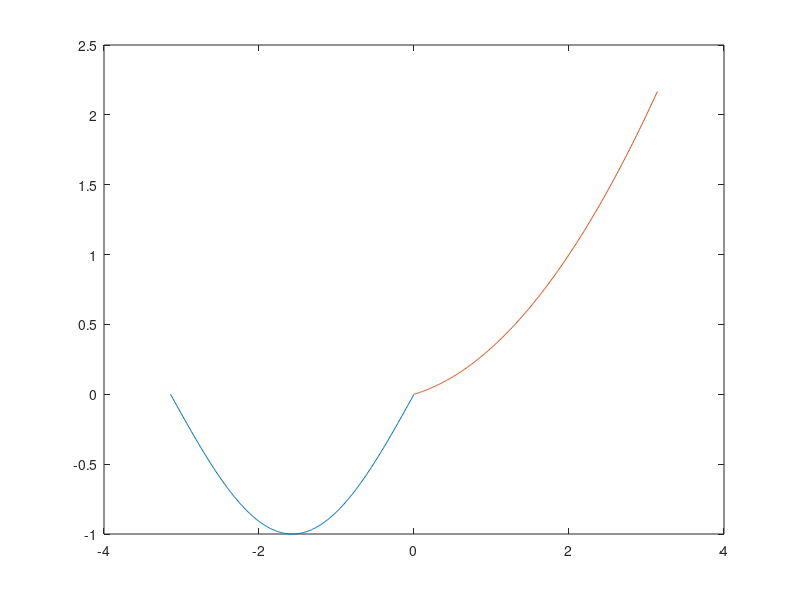

Write the MATLAB code that produced this figure.
clear
clc
close all

% definisco la funzione come due distinte
f1 = @(x) sin(x);
f2 = @(x) (x.^2 + x)./6;

% definisco due intervalli distinti
x1 = -pi:0.01:0;
x2 = 0:0.01:pi;

plot(x1, f1(x1), x2, f2(x2))